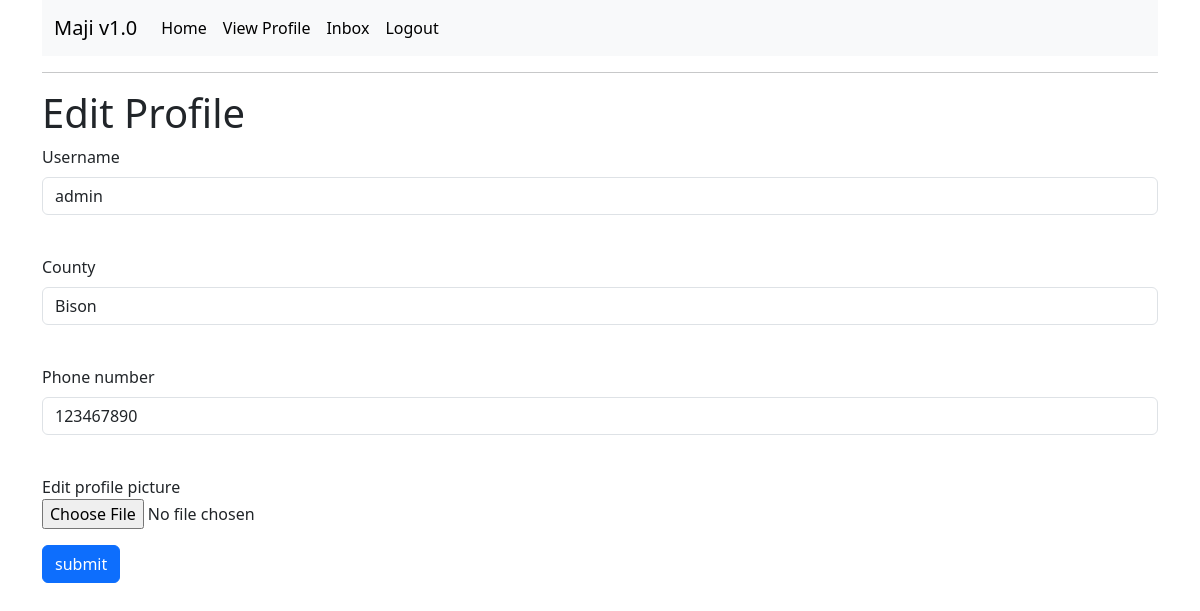
Page /edit/profile (signed in) on the earlier database version.
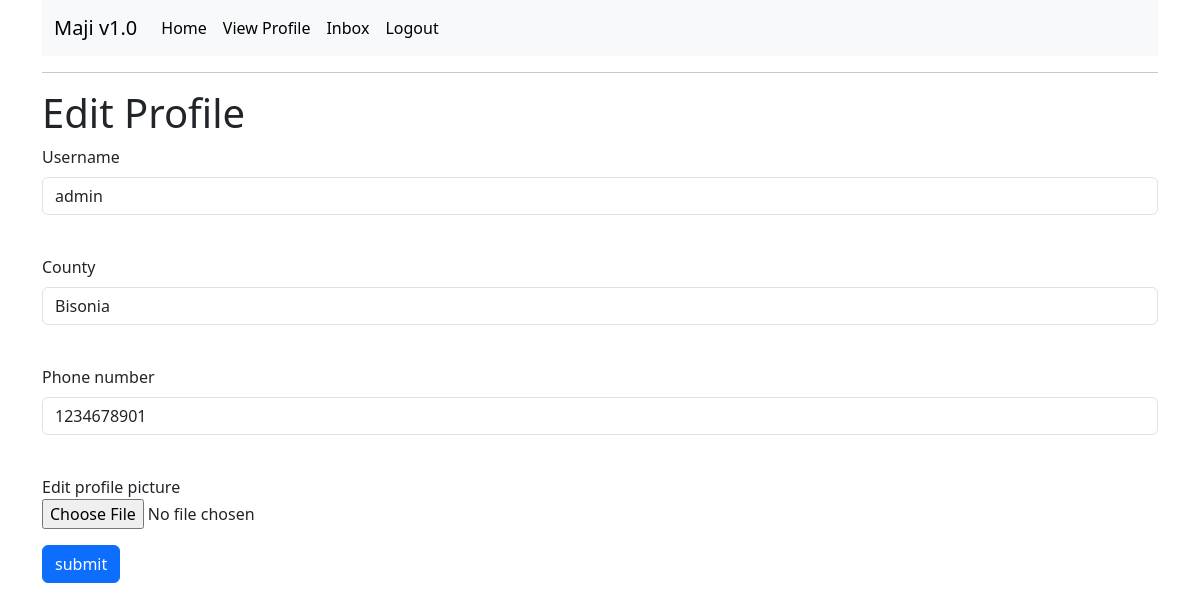
Same page on the later database version.
### app/models.py (models this page shows, shortened)
class Users(UserMixin, db.Model):
    id = db.Column(db.Integer, primary_key=True)
    username = db.Column(db.String(50), index=True)
    email = db.Column(db.String(120), index=True, unique=True)
    county = db.Column(db.String(30))
    phone_number = db.Column(db.String(13))
    password_hash = db.Column(db.String(128))
    type = db.Column(db.String(10))
    profile_pic = db.Column(db.String(40), nullable=False, default="default.jpg")
    orderee = db.relationship("Order", foreign_keys='Order.buyer_name', backref='purchaser', lazy="dynamic")
    ordered_to = db.relationship("Order", foreign_keys='Order.seller_id', cascade="all, delete-orphan", backref='seller', lazy="dynamic")

### app/main/routes.py (the view)
@bp.route('/edit/profile', methods=['GET', 'POST'])
@login_required
def edit_profile():
    form = EditProfileForm()
    if form.validate_on_submit():
        if form.profile_pic.data:
            img_name = save_image(form.profile_pic.data)
            current_user.profile_pic = img_name
        current_user.county = form.county.data
        current_user.username = form.username.data
        current_user.phone_number =form.phone_number.data
        db.session.commit()
        flash("Successfully updated profile")
        return redirect(url_for('main.edit_profile'))
    elif request.method == 'GET':
        form.county.data = current_user.county
        form.username.data = current_user.username
        form.phone_number.data = current_user.phone_number
    return render_template('edit_profile.html', title='Profile Edit', form=form)

### app/main/forms.py (shortened to what this page needs)
class EditProfileForm(FlaskForm):
    username = StringField('Username', validators=[DataRequired()])
    county = StringField('County', validators=[DataRequired()])
    phone_number = StringField('Phone number', validators=[DataRequired()])
    profile_pic = FileField("Edit profile picture", validators=[FileAllowed(["jpg","png"])])
    submit = SubmitField('submit')

### app/models.py (called while the page is built)
@login.user_loader
def Load_user(id):
    return Users.query.get(int(id))

### app/templates/edit_profile.html (shortened to what this page needs)
{% extends 'base.html' %}
{% block content %}
	<h1>Edit Profile</h1>
	<form action='' method='post' enctype='multipart/form-data'>
		<p>
			{{ form.username.label(class="form-label") }}<br>
			{{ form.username(class="form-control") }}<br>
		</p>
		<p>
			{{ form.county.label(class="form-label") }}<br>
			{{ form.county(class="form-control") }}<br>
		</p>
		<p>
			{{ form.phone_number.label(class="form-label") }}<br>
			{{ form.phone_number(class="form-control") }}<br>
		</p>
		<p>
			{{ form.profile_pic.label }}<br>
			{{ form.profile_pic(class="form-control-file") }}<br>
		</p>
		<p>{{ form.submit(class="btn btn-primary") }}</p>
	</form>
{% endblock %}

Differences in the rows shown:
changed Users "admin": county "Bison" → "Bisonia"; phone_number "123467890" → "1234678901"
